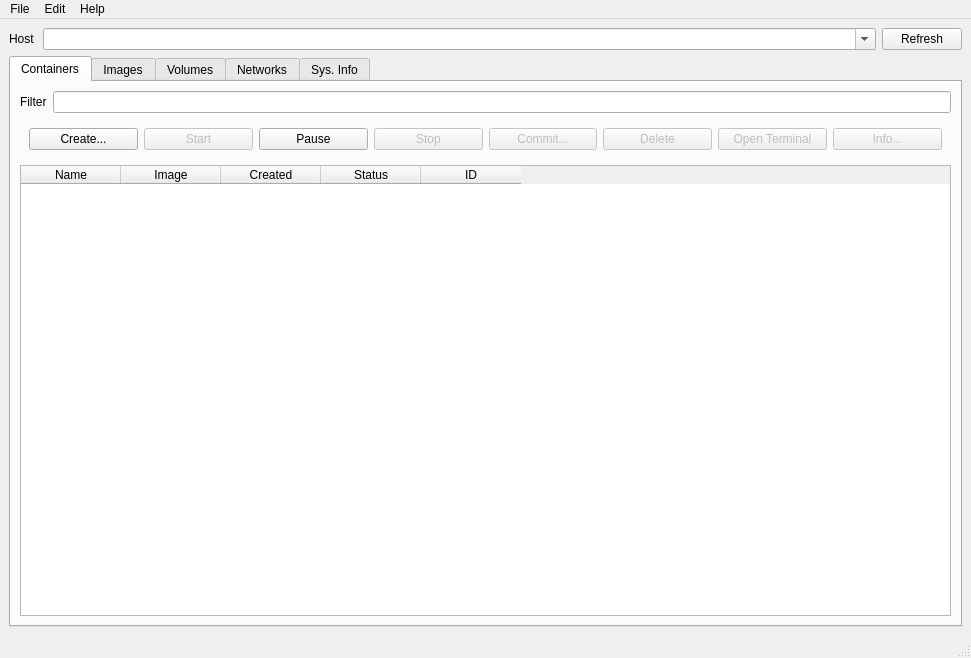
<?xml version="1.0" encoding="UTF-8"?>
<ui version="4.0">
 <class>MainWindow</class>
 <widget class="QMainWindow" name="MainWindow">
  <property name="geometry">
   <rect>
    <x>0</x>
    <y>0</y>
    <width>971</width>
    <height>658</height>
   </rect>
  </property>
  <property name="minimumSize">
   <size>
    <width>800</width>
    <height>600</height>
   </size>
  </property>
  <property name="windowTitle">
   <string>MainWindow</string>
  </property>
  <widget class="QWidget" name="centralwidget">
   <property name="sizePolicy">
    <sizepolicy hsizetype="Expanding" vsizetype="Preferred">
     <horstretch>0</horstretch>
     <verstretch>0</verstretch>
    </sizepolicy>
   </property>
   <layout class="QVBoxLayout" name="verticalLayout">
    <item>
     <layout class="QHBoxLayout" name="horizontalLayout">
      <item alignment="Qt::AlignLeft">
       <widget class="QLabel" name="label">
        <property name="sizePolicy">
         <sizepolicy hsizetype="Minimum" vsizetype="Preferred">
          <horstretch>0</horstretch>
          <verstretch>0</verstretch>
         </sizepolicy>
        </property>
        <property name="minimumSize">
         <size>
          <width>28</width>
          <height>0</height>
         </size>
        </property>
        <property name="text">
         <string>Host</string>
        </property>
       </widget>
      </item>
      <item>
       <widget class="QComboBox" name="hostSelectorBox">
        <property name="sizePolicy">
         <sizepolicy hsizetype="Expanding" vsizetype="Fixed">
          <horstretch>0</horstretch>
          <verstretch>0</verstretch>
         </sizepolicy>
        </property>
        <property name="editable">
         <bool>true</bool>
        </property>
        <item>
         <property name="text">
          <string/>
         </property>
        </item>
       </widget>
      </item>
      <item>
       <widget class="QPushButton" name="refreshBtn">
        <property name="text">
         <string>Refresh</string>
        </property>
        <property name="icon">
         <iconset theme="view-refresh">
          <normaloff>../.designer/.designer/.designer/backup</normaloff>../.designer/.designer/.designer/backup</iconset>
        </property>
       </widget>
      </item>
     </layout>
    </item>
    <item>
     <widget class="QTabWidget" name="tabWidget">
      <property name="currentIndex">
       <number>0</number>
      </property>
      <widget class="QWidget" name="containerTab">
       <attribute name="title">
        <string>Containers</string>
       </attribute>
       <layout class="QVBoxLayout" name="verticalLayout_3">
        <item>
         <layout class="QVBoxLayout" name="verticalLayout_2">
          <item>
           <layout class="QHBoxLayout" name="horizontalLayout_2">
            <item>
             <widget class="QLabel" name="label_2">
              <property name="text">
               <string>Filter</string>
              </property>
             </widget>
            </item>
            <item>
             <widget class="QLineEdit" name="lineEdit"/>
            </item>
           </layout>
          </item>
          <item>
           <widget class="QWidget" name="widget" native="true">
            <layout class="QHBoxLayout" name="horizontalLayout_10">
             <item>
              <widget class="QPushButton" name="createContainerBtn">
               <property name="enabled">
                <bool>true</bool>
               </property>
               <property name="text">
                <string>Create...</string>
               </property>
               <property name="icon">
                <iconset theme="document-new">
                 <normaloff>../.designer/.designer/.designer/backup</normaloff>../.designer/.designer/.designer/backup</iconset>
               </property>
              </widget>
             </item>
             <item>
              <widget class="QPushButton" name="startContainerBtn">
               <property name="enabled">
                <bool>false</bool>
               </property>
               <property name="text">
                <string>Start</string>
               </property>
               <property name="icon">
                <iconset theme="media-playback-start">
                 <normaloff>../.designer/.designer/.designer/backup</normaloff>../.designer/.designer/.designer/backup</iconset>
               </property>
               <property name="flat">
                <bool>false</bool>
               </property>
              </widget>
             </item>
             <item>
              <widget class="QPushButton" name="pushButton_7">
               <property name="text">
                <string>Pause</string>
               </property>
               <property name="icon">
                <iconset theme="media-playback-pause">
                 <normaloff>../.designer/backup</normaloff>../.designer/backup</iconset>
               </property>
               <property name="checkable">
                <bool>true</bool>
               </property>
              </widget>
             </item>
             <item>
              <widget class="QPushButton" name="stopContainerBtn">
               <property name="enabled">
                <bool>false</bool>
               </property>
               <property name="text">
                <string>Stop</string>
               </property>
               <property name="icon">
                <iconset theme="media-playback-stop">
                 <normaloff>../.designer/.designer/.designer/backup</normaloff>../.designer/.designer/.designer/backup</iconset>
               </property>
               <property name="flat">
                <bool>false</bool>
               </property>
              </widget>
             </item>
             <item>
              <widget class="QPushButton" name="commitContainerBtn">
               <property name="enabled">
                <bool>false</bool>
               </property>
               <property name="text">
                <string>Commit...</string>
               </property>
               <property name="icon">
                <iconset theme="document-save-as">
                 <normaloff>../.designer/.designer/.designer/backup</normaloff>../.designer/.designer/.designer/backup</iconset>
               </property>
               <property name="flat">
                <bool>false</bool>
               </property>
              </widget>
             </item>
             <item>
              <widget class="QPushButton" name="deleteContainerBtn">
               <property name="enabled">
                <bool>false</bool>
               </property>
               <property name="text">
                <string>Delete</string>
               </property>
               <property name="icon">
                <iconset theme="edit-delete">
                 <normaloff>../.designer/.designer/.designer/backup</normaloff>../.designer/.designer/.designer/backup</iconset>
               </property>
               <property name="flat">
                <bool>false</bool>
               </property>
              </widget>
             </item>
             <item>
              <widget class="QPushButton" name="terminalBtn">
               <property name="enabled">
                <bool>false</bool>
               </property>
               <property name="text">
                <string>Open Terminal</string>
               </property>
               <property name="icon">
                <iconset theme="utilities-terminal">
                 <normaloff>../.designer/.designer/backup</normaloff>../.designer/.designer/backup</iconset>
               </property>
              </widget>
             </item>
             <item>
              <widget class="QPushButton" name="infoContainerBtn">
               <property name="enabled">
                <bool>false</bool>
               </property>
               <property name="text">
                <string>Info...</string>
               </property>
               <property name="icon">
                <iconset theme="dialog-information">
                 <normaloff>../.designer/backup</normaloff>../.designer/backup</iconset>
               </property>
              </widget>
             </item>
            </layout>
           </widget>
          </item>
          <item>
           <widget class="QTableWidget" name="containerTableCtn">
            <property name="selectionMode">
             <enum>QAbstractItemView::SingleSelection</enum>
            </property>
            <property name="selectionBehavior">
             <enum>QAbstractItemView::SelectRows</enum>
            </property>
            <property name="sortingEnabled">
             <bool>true</bool>
            </property>
            <column>
             <property name="text">
              <string>Name</string>
             </property>
            </column>
            <column>
             <property name="text">
              <string>Image</string>
             </property>
            </column>
            <column>
             <property name="text">
              <string>Created</string>
             </property>
            </column>
            <column>
             <property name="text">
              <string>Status</string>
             </property>
            </column>
            <column>
             <property name="text">
              <string>ID</string>
             </property>
            </column>
           </widget>
          </item>
         </layout>
        </item>
       </layout>
      </widget>
      <widget class="QWidget" name="imageTab">
       <attribute name="title">
        <string>Images</string>
       </attribute>
       <layout class="QVBoxLayout" name="verticalLayout_5">
        <item>
         <layout class="QVBoxLayout" name="verticalLayout_4">
          <item>
           <layout class="QHBoxLayout" name="horizontalLayout_3">
            <item>
             <widget class="QLabel" name="label_3">
              <property name="text">
               <string>Filter</string>
              </property>
             </widget>
            </item>
            <item>
             <widget class="QLineEdit" name="lineEdit_2"/>
            </item>
           </layout>
          </item>
          <item>
           <widget class="QWidget" name="widget_2" native="true">
            <layout class="QHBoxLayout" name="horizontalLayout_8">
             <item>
              <widget class="QPushButton" name="inspectBtn">
               <property name="text">
                <string>Inspect...</string>
               </property>
               <property name="icon">
                <iconset theme="edit-find">
                 <normaloff>../.designer/backup</normaloff>../.designer/backup</iconset>
               </property>
              </widget>
             </item>
             <item>
              <widget class="QPushButton" name="pushButton_2">
               <property name="text">
                <string>Delete</string>
               </property>
               <property name="icon">
                <iconset theme="edit-delete">
                 <normaloff>../.designer/backup</normaloff>../.designer/backup</iconset>
               </property>
              </widget>
             </item>
             <item>
              <widget class="QPushButton" name="pushButton_3">
               <property name="text">
                <string>Pull...</string>
               </property>
               <property name="icon">
                <iconset theme="document-save">
                 <normaloff>../.designer/backup</normaloff>../.designer/backup</iconset>
               </property>
              </widget>
             </item>
             <item>
              <widget class="QPushButton" name="pushButton_4">
               <property name="text">
                <string>Push...</string>
               </property>
               <property name="icon">
                <iconset theme="document-send">
                 <normaloff>../.designer/backup</normaloff>../.designer/backup</iconset>
               </property>
              </widget>
             </item>
             <item>
              <widget class="QPushButton" name="pushButton_5">
               <property name="text">
                <string>Load...</string>
               </property>
               <property name="icon">
                <iconset theme="document-open">
                 <normaloff>../.designer/backup</normaloff>../.designer/backup</iconset>
               </property>
              </widget>
             </item>
             <item>
              <widget class="QPushButton" name="pushButton_6">
               <property name="text">
                <string>Save...</string>
               </property>
               <property name="icon">
                <iconset theme="document-save-as">
                 <normaloff>../.designer/backup</normaloff>../.designer/backup</iconset>
               </property>
              </widget>
             </item>
            </layout>
           </widget>
          </item>
          <item>
           <widget class="QTableWidget" name="imageTableCtn">
            <property name="selectionMode">
             <enum>QAbstractItemView::SingleSelection</enum>
            </property>
            <property name="selectionBehavior">
             <enum>QAbstractItemView::SelectRows</enum>
            </property>
            <column>
             <property name="text">
              <string>Name</string>
             </property>
            </column>
            <column>
             <property name="text">
              <string>Size</string>
             </property>
            </column>
           </widget>
          </item>
         </layout>
        </item>
       </layout>
      </widget>
      <widget class="QWidget" name="volumeTab">
       <attribute name="title">
        <string>Volumes</string>
       </attribute>
       <layout class="QVBoxLayout" name="verticalLayout_7">
        <item>
         <layout class="QVBoxLayout" name="verticalLayout_6">
          <item>
           <layout class="QHBoxLayout" name="horizontalLayout_4">
            <item>
             <widget class="QLabel" name="label_4">
              <property name="text">
               <string>Filter</string>
              </property>
             </widget>
            </item>
            <item>
             <widget class="QLineEdit" name="lineEdit_3"/>
            </item>
           </layout>
          </item>
          <item>
           <widget class="QTableWidget" name="volumeTableCtn"/>
          </item>
         </layout>
        </item>
       </layout>
      </widget>
      <widget class="QWidget" name="networkTab">
       <attribute name="title">
        <string>Networks</string>
       </attribute>
       <layout class="QVBoxLayout" name="verticalLayout_9">
        <item>
         <layout class="QVBoxLayout" name="verticalLayout_8">
          <item>
           <layout class="QHBoxLayout" name="horizontalLayout_5">
            <item>
             <widget class="QPushButton" name="createNetworkBtn">
              <property name="text">
               <string>Create...</string>
              </property>
              <property name="icon">
               <iconset theme="document-new">
                <normaloff>../.designer/.designer/backup</normaloff>../.designer/.designer/backup</iconset>
              </property>
             </widget>
            </item>
            <item>
             <widget class="QPushButton" name="removeNetworkBtn">
              <property name="text">
               <string>Remove</string>
              </property>
              <property name="icon">
               <iconset theme="edit-delete">
                <normaloff>../.designer/.designer/backup</normaloff>../.designer/.designer/backup</iconset>
              </property>
             </widget>
            </item>
           </layout>
          </item>
          <item>
           <widget class="QTableWidget" name="networkTableCtn">
            <property name="selectionMode">
             <enum>QAbstractItemView::SingleSelection</enum>
            </property>
            <property name="selectionBehavior">
             <enum>QAbstractItemView::SelectRows</enum>
            </property>
            <column>
             <property name="text">
              <string>Name</string>
             </property>
            </column>
            <column>
             <property name="text">
              <string>Driver</string>
             </property>
            </column>
            <column>
             <property name="text">
              <string>Scope</string>
             </property>
            </column>
            <column>
             <property name="text">
              <string>ID</string>
             </property>
            </column>
           </widget>
          </item>
         </layout>
        </item>
       </layout>
      </widget>
      <widget class="QWidget" name="infoTab">
       <attribute name="title">
        <string>Sys. Info</string>
       </attribute>
       <layout class="QVBoxLayout" name="verticalLayout_10">
        <item>
         <widget class="QTreeWidget" name="sysInfoTree">
          <column>
           <property name="text">
            <string>Key</string>
           </property>
          </column>
          <column>
           <property name="text">
            <string>Value</string>
           </property>
          </column>
         </widget>
        </item>
       </layout>
      </widget>
     </widget>
    </item>
   </layout>
  </widget>
  <widget class="QMenuBar" name="menubar">
   <property name="geometry">
    <rect>
     <x>0</x>
     <y>0</y>
     <width>971</width>
     <height>23</height>
    </rect>
   </property>
   <widget class="QMenu" name="menuFile">
    <property name="title">
     <string>File</string>
    </property>
    <addaction name="actionQuit"/>
   </widget>
   <widget class="QMenu" name="menuEdit">
    <property name="title">
     <string>Edit</string>
    </property>
    <addaction name="actionPreferences"/>
   </widget>
   <widget class="QMenu" name="menuHelp">
    <property name="title">
     <string>Help</string>
    </property>
    <addaction name="actionAbout"/>
   </widget>
   <addaction name="menuFile"/>
   <addaction name="menuEdit"/>
   <addaction name="menuHelp"/>
  </widget>
  <widget class="QStatusBar" name="statusbar"/>
  <action name="actionQuit">
   <property name="text">
    <string>Quit</string>
   </property>
  </action>
  <action name="actionPreferences">
   <property name="text">
    <string>Preferences...</string>
   </property>
  </action>
  <action name="actionAbout">
   <property name="text">
    <string>About...</string>
   </property>
  </action>
 </widget>
 <resources/>
 <connections/>
</ui>
